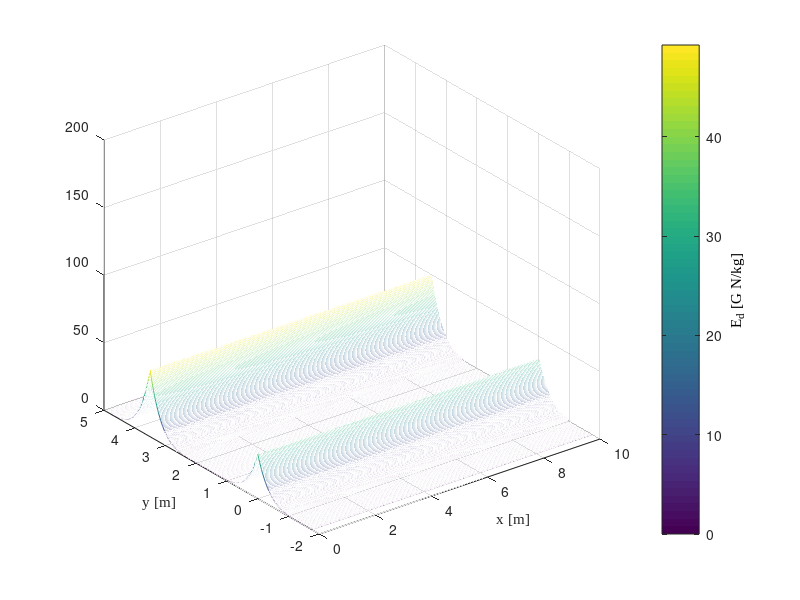
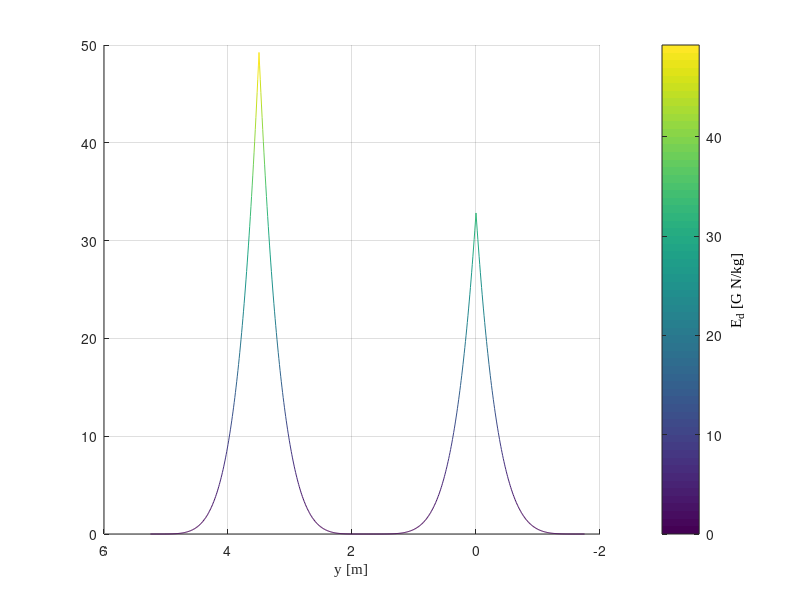

Write the MATLAB code that produced these figures, in order.
%% Risk field of non-moving object
% road
clc
clear
close all

%% 参数初始化
% 参数定义
R = 1;
K1 = 3;
K2 = 2;
D = 3.5; % 代表某个区域的宽度，例如道路宽度、两车之间的安全距离或其他影响范围。D/2 和 3/2*D 是在计算该区域的上限和下限。
k = 4;

% 定义 x 和 y 的范围及网格步长
x_range = 0:0.01:10;
y_range = -D/2:0.01:(3/2)*D;
[X, Y] = meshgrid(x_range, y_range);

% 计算 d1 和 d2, 这两个距离帮助确定物体/车辆处于该区域的哪个位置，并依据这些距离计算它受到的场强或影响力。
d1 = Y - D/2; % 表示当前位置 Y 与区域上边界 D/2 之间的距离。如果车辆/物体在区域内（0 <= d1 <= D/2），这个距离用于计算场的强度。
d2 = D/2 - Y; % 表示当前位置 Y 与区域下边界 D/2 之间的距离。与 d1 类似，d2 用于计算车辆/物体距离区域下边界的场强度。

% 预分配 E1 和 E2
E1 = zeros(size(X));
E2 = zeros(size(X));

%% 计算两个不同区域的奉献场
% 计算 E1，表示在给定位置 (X, Y) 时，由于靠近路口一侧的影响（或能量）引发的场强。
% 当 d1（即 Y - D/2）位于某个区间（0 到 D/2）时，E1 按照 (d1^(k+1)) 的形式计算，即能量场随着 d1 的幂级数增长；
% 当 Y > D 时，E1 计算方式转换为一种减弱的形式，用 (3/2 * D - Y)^(k+1) 来表示距离更大时的能量分布。
E1 = K1 * R .* (d1.^(k+1)) .* (d1 >= 0 & d1 <= D/2) -  K1 * R .* ((3/2*D - Y).^(k+1)) .* (Y > D);

% 计算 E2，表示在给定位置 (X, Y) 时，由于远离路口一侧的影响（或能量）引发的场强。
% 当 d2（即 D/2 - Y）在某个范围内（0 到 D/2）时，E2 按照 (d2^(k+1)) 的形式计算，即在这个区域的场强随着 d2 的幂级数增长。
% 当 Y < 0 时，E2 计算方式改变为 (Y + D/2)^(k+1)，表示车辆远离特定位置时能量场的变化。
E2 = K2 * R .* (d2.^(k+1)) .* (d2 >= 0 & d2 <= D/2) -  K2 * R .* ((Y + D/2).^(k+1)) .* (Y < 0);

% 计算最终的 E
E = abs(E2 - E1); % 代表车辆处于不同位置时，所感受到的场强差异或影响力的变化。这通常应用于交通流、风险场或能量场建模等领域。

%% 绘制三维图形
figure;
mesh(X, Y, E);
xlabel('x [m]', 'Fontname', 'Times New Roman');
ylabel('y [m]', 'Fontname', 'Times New Roman');
xlim([0 10]);
ylim([-2 5]);
zlim([0 200]);
h = colorbar;
set(get(h, 'YLabel'), 'string', 'E_d [G N/kg]', 'Fontname', 'Times New Roman');

% 绘制侧视图
figure;
mesh(X, Y, E);
view([-90, 0]);
xlabel('x [m]', 'Fontname', 'Times New Roman');
ylabel('y [m]', 'Fontname', 'Times New Roman');
h = colorbar;
set(get(h, 'YLabel'), 'string', 'E_d [G N/kg]', 'Fontname', 'Times New Roman');
